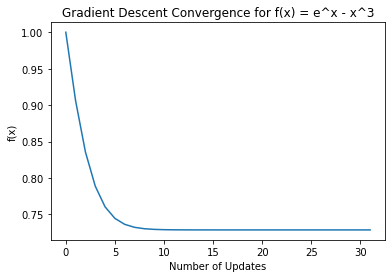

Write the Python code that produced this figure.
import numpy as np
import matplotlib.pyplot as plt

# Define the function f(x) = e^x - x^3
def f(x):
    return np.exp(x) - x**3

# Define the derivative of f(x)
def df(x):
    return np.exp(x) - 3*x**2

# Gradient Descent function with convergence criteria
def gradient_descent(learning_rate, max_updates, convergence_threshold, initial_x=0):
    x = initial_x
    x_values = []
    f_values = []

    for i in range(max_updates):
        x_values.append(x)
        f_values.append(f(x))
        gradient = df(x)
        x_new = x - learning_rate * gradient
        
        # Check for convergence
        if abs(x_new - x) < convergence_threshold:
            break
        
        x = x_new

    return x_values, f_values

# Set hyperparameters
learning_rate = 0.1
max_updates = 100
convergence_threshold = 1e-6

# Perform gradient descent with optional initial_x
x_values, f_values = gradient_descent(learning_rate, max_updates, convergence_threshold, initial_x=0)

# Plot the curve of f(x) versus update numbers
plt.plot(range(len(x_values)), f_values)
plt.xlabel("Number of Updates")
plt.ylabel("f(x)")
plt.title("Gradient Descent Convergence for f(x) = e^x - x^3")
plt.show()
